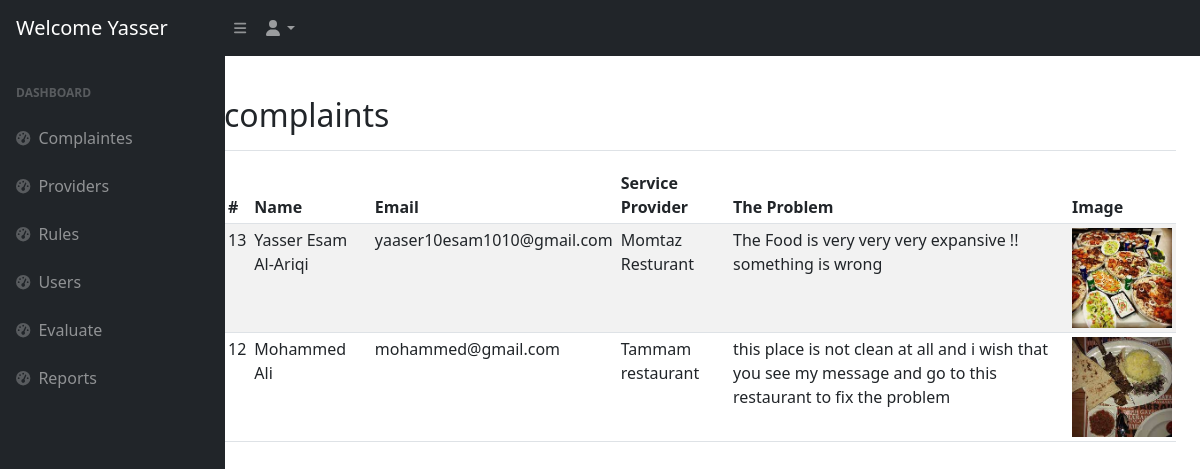
Screenshot of /admin/index.php (signed in) with the database file from the repository.
### tables this page shows
CREATE TABLE `complaints` (
  `complaint_id` int(11) NOT NULL,
  `complaint_name` varchar(50) NOT NULL,
  `complaint_email` varchar(50) NOT NULL,
  `complaint_provider` varchar(50) NOT NULL,
  `complaint_message` text NOT NULL,
  `complaint_image` varchar(255) NOT NULL,
  `image_filename` varchar(245) NOT NULL
);

### admin/index.php (the view, shortened to what this page needs)
<?php
require_once('app_nav.php');
require_once('nav.php');
?>
<main class="col-md-9 ms-sm-auto col-lg-10 px-md-4" style="margin-top: 80px;">
<div class="d-flex justify-content-between flex-wrap flex-md-nowrap align-items-center pt-3 pb-2 mb-3 border-bottom">
        <h1 class="h2">complaints</h1>
    </div>
    <div class="table-responsive">
        <table class="table table-striped table-sm">
            <thead>
                <tr>
                    <th scope="col">#</th>
                    <th scope="col">Name</th>
                    <th scope="col">Email</th>
                    <th scope="col">Service Provider</th>
                    <th scope="col">The Problem</th>
                    <th scope="col">Image</th>
                </tr>
            </thead>
            <tbody>
                <?php
                require_once('../config.php');
                $sql = "select * from complaints order by complaint_id desc";
                $result = mysqli_query($conn, $sql);
                while ($row = mysqli_fetch_assoc($result)) {
                    $id = $row['complaint_id'];
                    $name = $row['complaint_name'];
                    $email = $row['complaint_email'];
                    $provider = $row['complaint_provider'];
                    $message = $row['complaint_message'];
                    $image = $row['image_filename'];
                    echo "
                    <tr>
                      <td>$id</td>
                      <td>$name</td>
                      <td>$email</td>
                      <td>$provider</td>
                      <td>$message</td>
                      <td>
                        <img src='../uploads/$image' alt='Complaint Image' width='100' class='image-popup' data-modal-id='imageModal$id'>
                      </td>
                    </tr>
                    ";
                }
                ?>
            </tbody>
        </table>
    </div>
</main>
<?php
require_once('footer.php');
?>

### rows the page displays
complaints: complaint_id "13", complaint_name "Yasser Esam Al-Ariqi", complaint_email "yaaser10esam1010@gmail.com", complaint_provider "Momtaz Resturant", complaint_message "The Food is very very very expansive !! something is wrong", image_filename (picture)
complaints: complaint_id "12", complaint_name "Mohammed Ali", complaint_email "mohammed@gmail.com", complaint_provider "Tammam restaurant", complaint_message "this place is not clean at all and i wish that you see my message and go to this restaurant to fix the problem", image_filename (picture)

### other values shown
$name "Yasser"
